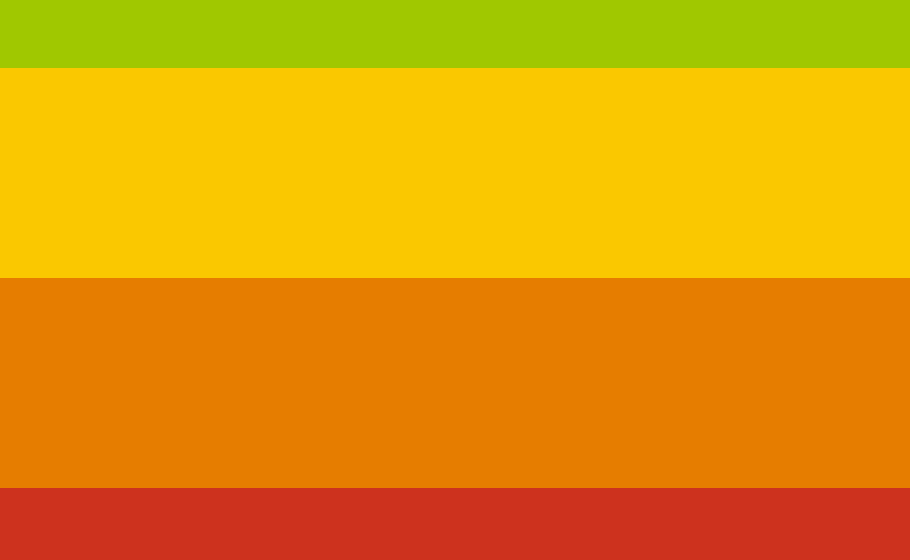

This is a level from a 2D game, rendered from its Tiled map with the project's own tilesets. A one-line summary and the map file follow, with tile-layer data summarised:
An orthogonal 13x8 tile map with 70x70 px tiles, 1 tile layer (Tile Layer 1).

<map version="1.0" orientation="orthogonal" renderorder="right-down" width="13" height="8" tilewidth="70" tileheight="70" nextobjectid="1">
 <tileset firstgid="1" name="Mini-game" tilewidth="71" tileheight="72" tilecount="11">
  <tile id="0">
   <properties>
    <property name="explodable" value="1" />
   </properties>
   <image width="71" height="72" source="../Textures/Tiles Minigame/9_6_TileBlock.png" />
  </tile>
  <tile id="1">
   <properties>
    <property name="explodable" value="0" />
   </properties>
   <image width="71" height="72" source="../Textures/Tiles Minigame/9_6_TileDiamond.png" />
  </tile>
  <tile id="2">
   <properties>
    <property name="explodable" value="0" />
   </properties>
   <image width="71" height="72" source="../Textures/Tiles Minigame/9_6_TileElectricity.png" />
  </tile>
  <tile id="3">
   <properties>
    <property name="explodable" value="0" />
   </properties>
   <image width="71" height="72" source="../Textures/Tiles Minigame/9_6_TileGreen.png" />
  </tile>
  <tile id="4">
   <properties>
    <property name="explodable" value="0" />
   </properties>
   <image width="71" height="72" source="../Textures/Tiles Minigame/9_6_TileLife.png" />
  </tile>
  <tile id="5">
   <properties>
    <property name="explodable" value="0" />
   </properties>
   <image width="71" height="72" source="../Textures/Tiles Minigame/9_6_TileMine.png" />
  </tile>
  <tile id="6">
   <properties>
    <property name="explodable" value="1" />
   </properties>
   <image width="71" height="72" source="../Textures/Tiles Minigame/9_6_TileMineArea.png" />
  </tile>
  <tile id="7">
   <properties>
    <property name="explodable" value="0" />
   </properties>
   <image width="70" height="72" source="../Textures/Tiles Minigame/9_6_TileOrange.png" />
  </tile>
  <tile id="8">
   <properties>
    <property name="explodable" value="0" />
   </properties>
   <image width="71" height="72" source="../Textures/Tiles Minigame/9_6_TileRed.png" />
  </tile>
  <tile id="9">
   <properties>
    <property name="explodable" value="0" />
   </properties>
   <image width="71" height="72" source="../Textures/Tiles Minigame/9_6_TileWater.png" />
  </tile>
  <tile id="10">
   <properties>
    <property name="explodable" value="0" />
   </properties>
   <image width="71" height="72" source="../Textures/Tiles Minigame/9_6_TileYellow.png" />
  </tile>
 </tileset>
 <layer name="Tile Layer 1" width="13" height="8">
  <data>[104 cells, 104 non-empty, 4 distinct tile ids]</data>
 </layer>
</map>
